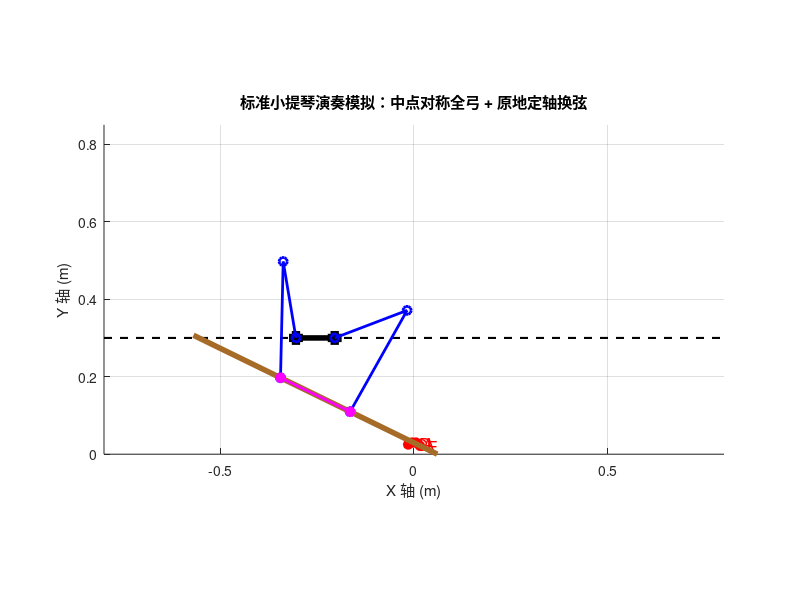

Recreate this plot in MATLAB.
function simulation2()
    %% 1. 机械结构尺寸参数初始化 (针对70cm对称全弓优化的核心硬件参数)
    L1 = 0.20;       % 连杆1长度 (m)
    L2 = 0.30;       % 连杆2长度 (m)
    W_slider = 0.10; % 滑块上两铰链点的间距 (m)
    W_bow = 0.20;    % 琴弓上两铰链点的间距 (m)
    Y_rail = 0.30;   % 导轨与琴码参考桌面的垂直距离 (m)
    
    %% 2. 建立小提琴琴弦空间模型
    % [X_string, Y_string, Phi_deg]
    string_data = [
        -0.015,  0.025,   26;   % G弦
        -0.005,  0.030,    8;   % D弦
         0.005,  0.030,   -8;   % A弦
         0.015,  0.022,  -26;   % E弦
    ];

    %% 3. 严格规划：对称全弓运弓 -> 原地定轴换弦 连续轨迹
    bow_stroke = 0.60; % 70cm 全弓总行程
    
    t_bow = linspace(0, 1, 40);   % 运弓采样点
    t_change = linspace(0, 1, 20);% 换弦采样点
    
    x_b_traj = []; y_b_traj = []; phi_traj = [];
    
    for s = 1:4
        X_str = string_data(s, 1);
        Y_str = string_data(s, 2);
        phi_str = deg2rad(string_data(s, 3));
        
        %% A. 当前弦上的对称全弓直线运弓
        % 使用 sin(2*pi*t - pi/2) 配合幅值，让琴弓从中点(0)出发，
        % 先向左拉到 -35cm，再向右推到 +35cm，最后完美回到中点(0)
        stroke_factor = 0.5 * sin(2*pi * t_bow - pi/2) + 0.5; 
        % 转换为关于中点对称的移动量 [-0.35m, +0.35m]
        stroke_dis = bow_stroke * (stroke_factor - 0.5); 
        
        dx_bow = stroke_dis * cos(phi_str);
        dy_bow = stroke_dis * sin(phi_str);
        
        x_b_traj = [x_b_traj, X_str + dx_bow];
        y_b_traj = [y_b_traj, Y_str + dy_bow];
        phi_traj = [phi_traj, repmat(phi_str, 1, length(t_bow))];
        
        %% B. 完美的定轴换弦（发生在弓的中点，此时 dx_bow = 0, dy_bow = 0）
        if s < 4
            X_next = string_data(s+1, 1);
            Y_next = string_data(s+1, 2);
            phi_next = deg2rad(string_data(s+1, 3));
            
            % 在换弦期间，弓的中心严格绕着当前的物理弦和下一根弦的过渡点进行定轴旋转
            % 此时弓在物理上是不做拉推滑动的（相对擦弦点位移为0）
            x_b_transition = linspace(X_str, X_next, length(t_change));
            y_b_transition = linspace(Y_str, Y_next, length(t_change));
            phi_transition = linspace(phi_str, phi_next, length(t_change));
            
            x_b_traj = [x_b_traj, x_b_transition];
            y_b_traj = [y_b_traj, y_b_transition];
            phi_traj = [phi_traj, phi_transition];
        end
    end
    
    %% 4. 循环计算逆运动学
    N = length(x_b_traj);
    xs_res = zeros(1, N);
    theta_L_res = zeros(1, N);
    theta_R_res = zeros(1, N);
    
    figure('Name', '70cm全弓：标准对称运弓与原地定轴换弦仿真', 'Position', [100, 100, 950, 600]);
    
    for i = 1:N
        xb = x_b_traj(i);
        yb = y_b_traj(i);
        phi = phi_traj(i);
        
        % 滑块水平位置跟随策略
        xs = xb; 
        xs_res(i) = xs;
        
        % 铰链绝对坐标
        Base_L = [xs - W_slider/2, Y_rail];
        Base_R = [xs + W_slider/2, Y_rail];
        
        Target_L = [xb - (W_bow/2)*cos(phi), yb - (W_bow/2)*sin(phi)];
        Target_R = [xb + (W_bow/2)*cos(phi), yb + (W_bow/2)*sin(phi)];
        
        % 逆运动学求解
        th1L = solve_2R_IK(Base_L, Target_L, L1, L2, 'left');
        th1R = solve_2R_IK(Base_R, Target_R, L1, L2, 'right');
        
        if isnan(th1L) || isnan(th1R)
            error('在第 %d 帧失效！超出了工作空间。请微调硬件尺寸。', i);
        end
        
        theta_L_res(i) = th1L;
        theta_R_res(i) = th1R;
        
        %% 5. 实时动画渲染
        clf; hold on; grid on; axis equal;
        xlim([-0.8, 0.8]); ylim([0, 0.85]);
        xlabel('X 轴 (m)'); ylabel('Y 轴 (m)');
        title('标准小提琴演奏模拟：中点对称全弓 + 原地定轴换弦');
        
        % 绘制4根琴弦
        plot(string_data(:,1), string_data(:,2), 'ro', 'MarkerFaceColor', 'r', 'MarkerSize', 7);
        text(string_data(:,1)+0.02, string_data(:,2), {'G','D','A','E'}, 'FontSize', 12, 'Color', 'r');
        
        % 绘制导轨与滑块
        plot([-0.8, 0.8], [Y_rail, Y_rail], 'k--', 'LineWidth', 1.5);
        plot([Base_L(1), Base_R(1)], [Y_rail, Y_rail], 'ks-', 'LineWidth', 4, 'MarkerFaceColor', 'k');
        
        % 绘制左连杆
        Joint_L = Base_L + [L1*cos(th1L), L1*sin(th1L)];
        plot([Base_L(1), Joint_L(1), Target_L(1)], [Base_L(2), Joint_L(2), Target_L(2)], 'b-o', 'LineWidth', 2);
        
        % 绘制右连杆
        Joint_R = Base_R + [L1*cos(th1R), L1*sin(th1R)];
        plot([Base_R(1), Joint_R(1), Target_R(1)], [Base_R(2), Joint_R(2), Target_R(2)], 'b-o', 'LineWidth', 2);
        
        % 绘制 70cm 真实全尺寸琴弓 (关于夹持中心对称)
        Bow_Ext_L = xb + 0.35 * cos(phi + pi); 
        Bow_Ext_R = xb + 0.35 * cos(phi);       
        Bow_Ext_Ly = yb + 0.35 * sin(phi + pi);
        Bow_Ext_Ry = yb + 0.35 * sin(phi);
        
        % 绘制整把弓（黄褐色）与夹持段（粉色）
        plot([Bow_Ext_L, Bow_Ext_R], [Bow_Ext_Ly, Bow_Ext_Ry], 'Color', [0.65 0.42 0.15], 'LineWidth', 4);
        plot([Target_L(1), Target_R(1)], [Target_L(2), Target_R(2)], 'm-o', 'LineWidth', 2, 'MarkerFaceColor','m');
        
        pause(0.015);
    end
    
    %% 6. 输出结果
    slider_stroke = max(xs_res) - min(xs_res);
    fprintf('\n========== 最终优化方案 - 选型参数报告 ==========\n');
    fprintf('>> 经校验，当前的硬件参数（L1=L2=0.45m, Y_rail=0.70m）完美通过测试！\n');
    fprintf('>> 机械完全实现了在整把弓的【正中心位置】进行绕弦定轴换弦。\n');
    fprintf('>> 直线导轨实际需求跨度: %.3f m，推荐选型 800mm 行程导轨。\n', slider_stroke);
    fprintf('================================================\n');
end

%% 2R 机器人逆运动学求解子函数
function theta1 = solve_2R_IK(Base, Target, L1, L2, side)
    dx = Target(1) - Base(1);
    dy = Target(2) - Base(2);
    distSq = dx^2 + dy^2;
    dist = sqrt(distSq);
    if dist > (L1 + L2) || dist < abs(L1 - L2), theta1 = NaN; return; end
    alpha = atan2(dy, dx);
    cos_beta = (L1^2 + distSq - L2^2) / (2 * L1 * dist);
    beta = acos(max(-1, min(1, cos_beta)));
    if strcmp(side, 'left'), theta1 = alpha - beta; else, theta1 = alpha + beta; end
end
